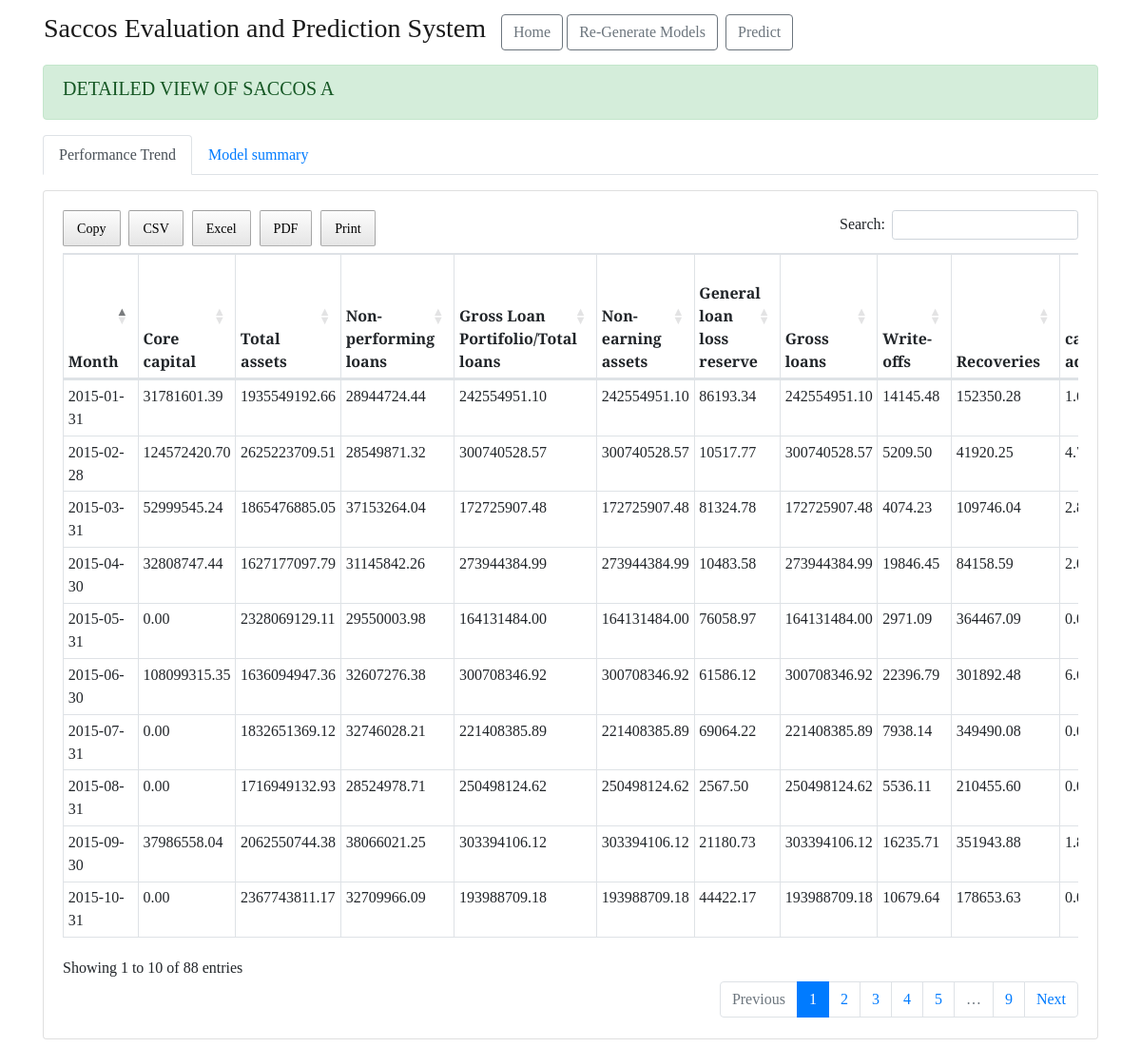
The app's page /saccos/1, older data.
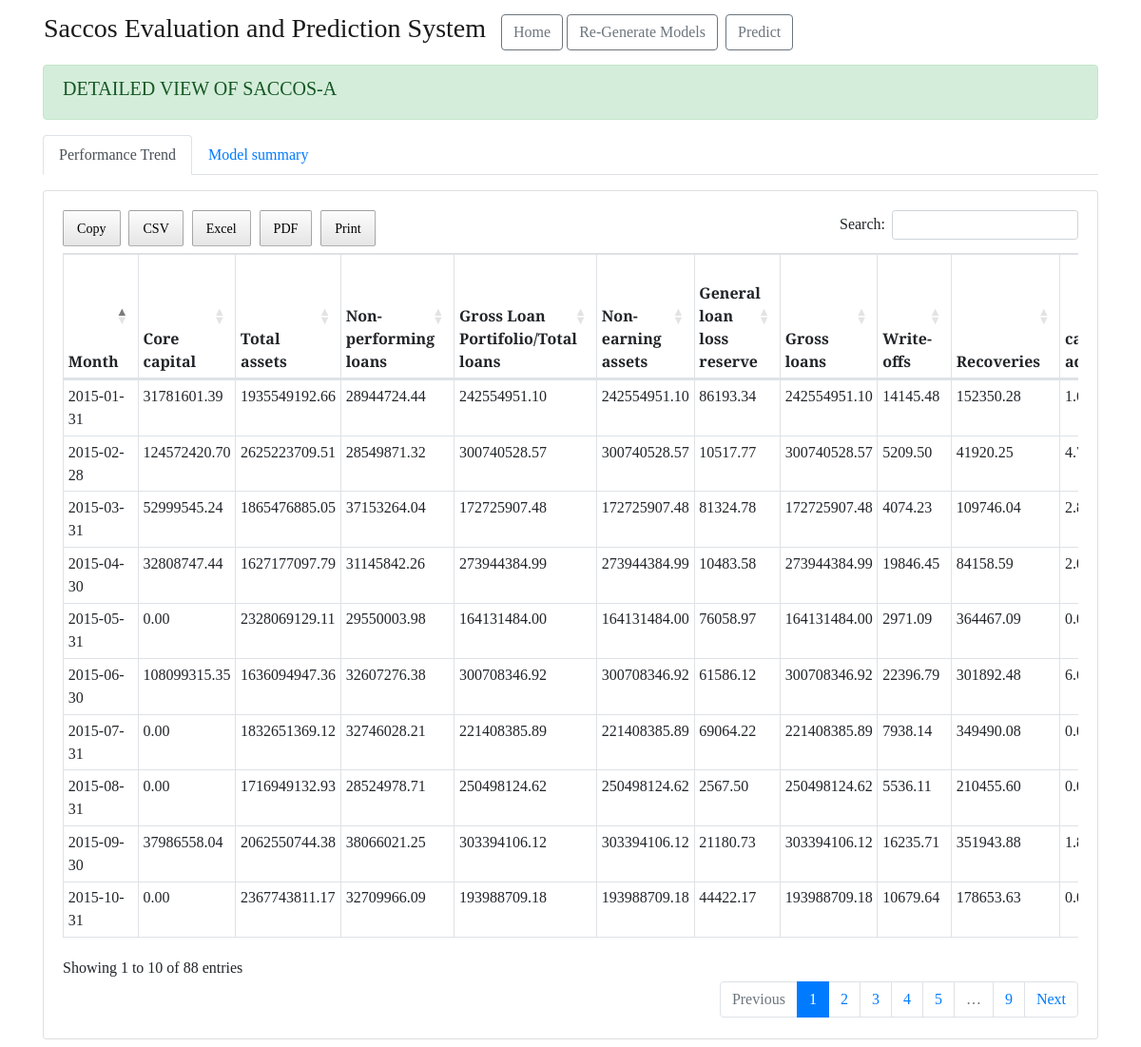
The same page, newer data.
### saccoss_prediction/models.py (models this page shows)
class Saccos(db.Model):
    id = db.Column(db.Integer, primary_key=True)
    name = db.Column(db.String(1000))
    date_created = db.Column(
        db.DateTime, nullable=False, default=datetime.utcnow)
    prediction_models = db.relationship(
        'PredictionModels', cascade="all,delete", backref='author', lazy=True)

### saccoss_prediction/main.py (the view)
@main.route("/saccos/<int:saccos_id>", methods=['GET'])
def view_saccos(saccos_id):
    saccos = Saccos.query.filter_by(id=saccos_id).first_or_404()
    filename = saccos.name.lower()
    filename = filename.replace(" ", "_")
    filename = filename+'.csv'
    clean_sample = pd.read_csv(
        UPLOAD_FOLDER+"/" + saccos.name.lower()+'/clean_'+filename, sep='\t')
    return render_template('view_saccos.html', saccos=saccos, outcomes=OUTCOME_NAMES, data=clean_sample, model_pic_folder=MODELS_PICS_FOLDER)

### saccoss_prediction/templates/view_saccos.html (shortened to what this page needs)
{% extends "base.html" %} {% block head %} {{ super() }}
<link rel="stylesheet" href="{{ url_for('static', filename= 'extended_beauty.css') }}" />
{% endblock %} {% block content %}
<div class="page">
    <div class="container">
        <div class="alert alert-success" role="alert">
            <h5> {{ 'DETAILED VIEW OF %s' % saccos.name }} </h5>
        </div>
        <ul class="nav nav-tabs mb-3" id="ex1" role="tablist">
            <li class="nav-item" role="presentation">
                <a class="nav-link active" id="ex1-tab-1" data-toggle="tab" data-mdb-toggle="tab" href="#ex1-tabs-1"
                    role="tab" aria-controls="ex1-tabs-1" aria-selected="true">Performance Trend</a>
            </li>
            <li class="nav-item" role="presentation">
                <a class="nav-link" id="ex1-tab-2" data-toggle="tab" data-mdb-toggle="tab" href="#ex1-tabs-2" role="tab"
                    aria-controls="ex1-tabs-2" aria-selected="false">Model summary</a>
            </li>
        </ul>
        <div class="tab-content" id="ex1-content">
            <div class="tab-pane fade show active" id="ex1-tabs-1" role="tabpanel" aria-labelledby="ex1-tab-1">
                <div class="card mb-2">
                    <div class="card-body">
                        <div class="table-responsive">
                            {{ data.to_html(classes='table table-bordered table-sm', table_id="dataTable", float_format='{:10.2f}'.format, index=False, render_links=True) | safe }}
                        </div>
                    </div>
                </div>
            </div>
        </div>
    </div>
</div>
{% endblock %}

Row changes from the older to the newer data that the page shows:
changed Saccos: name "DETAILED VIEW OF SACCOS A" → "DETAILED VIEW OF SACCOS-A"
